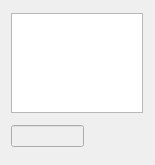
<?xml version="1.0" encoding="UTF-8"?>
<ui version="4.0">
 <class>userwidget</class>
 <widget class="QWidget" name="userwidget">
  <property name="geometry">
   <rect>
    <x>0</x>
    <y>0</y>
    <width>155</width>
    <height>165</height>
   </rect>
  </property>
  <property name="sizePolicy">
   <sizepolicy hsizetype="Preferred" vsizetype="Preferred">
    <horstretch>0</horstretch>
    <verstretch>0</verstretch>
   </sizepolicy>
  </property>
  <property name="minimumSize">
   <size>
    <width>155</width>
    <height>165</height>
   </size>
  </property>
  <property name="maximumSize">
   <size>
    <width>160</width>
    <height>165</height>
   </size>
  </property>
  <property name="windowTitle">
   <string>Form</string>
  </property>
  <layout class="QVBoxLayout" name="verticalLayout">
   <item>
    <widget class="QGraphicsView" name="image">
     <property name="minimumSize">
      <size>
       <width>132</width>
       <height>100</height>
      </size>
     </property>
     <property name="maximumSize">
      <size>
       <width>132</width>
       <height>100</height>
      </size>
     </property>
     <property name="verticalScrollBarPolicy">
      <enum>Qt::ScrollBarAlwaysOff</enum>
     </property>
     <property name="horizontalScrollBarPolicy">
      <enum>Qt::ScrollBarAlwaysOff</enum>
     </property>
    </widget>
   </item>
   <item>
    <layout class="QHBoxLayout" name="horizontalLayout" stretch="1,0,0">
     <property name="spacing">
      <number>0</number>
     </property>
     <item>
      <widget class="QLineEdit" name="nametext">
       <property name="enabled">
        <bool>false</bool>
       </property>
       <property name="styleSheet">
        <string notr="true">font:9pt &quot;思源黑体 CN Regular&quot;;</string>
       </property>
       <property name="text">
        <string/>
       </property>
      </widget>
     </item>
     <item>
      <widget class="QPushButton" name="editbtn">
       <property name="minimumSize">
        <size>
         <width>30</width>
         <height>30</height>
        </size>
       </property>
       <property name="maximumSize">
        <size>
         <width>30</width>
         <height>30</height>
        </size>
       </property>
       <property name="text">
        <string/>
       </property>
       <property name="icon">
        <iconset resource="../../assets/assets.qrc">
         <normaloff>:/images/images/edit.png</normaloff>:/images/images/edit.png</iconset>
       </property>
       <property name="flat">
        <bool>true</bool>
       </property>
      </widget>
     </item>
     <item>
      <widget class="QPushButton" name="deletebtn">
       <property name="minimumSize">
        <size>
         <width>30</width>
         <height>30</height>
        </size>
       </property>
       <property name="maximumSize">
        <size>
         <width>30</width>
         <height>30</height>
        </size>
       </property>
       <property name="text">
        <string/>
       </property>
       <property name="icon">
        <iconset resource="../../assets/assets.qrc">
         <normaloff>:/images/images/delete.png</normaloff>:/images/images/delete.png</iconset>
       </property>
       <property name="iconSize">
        <size>
         <width>30</width>
         <height>30</height>
        </size>
       </property>
       <property name="flat">
        <bool>true</bool>
       </property>
      </widget>
     </item>
    </layout>
   </item>
  </layout>
 </widget>
 <resources>
  <include location="../../assets/assets.qrc"/>
 </resources>
 <connections/>
</ui>
